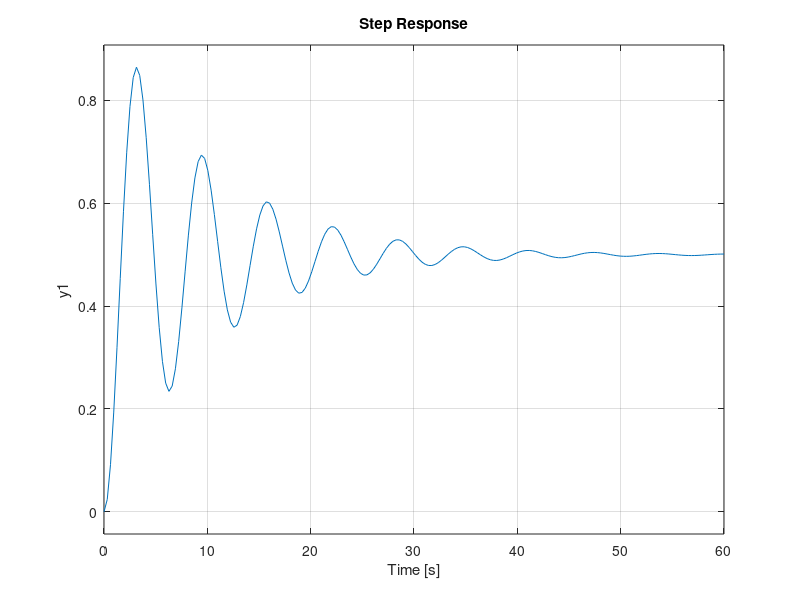
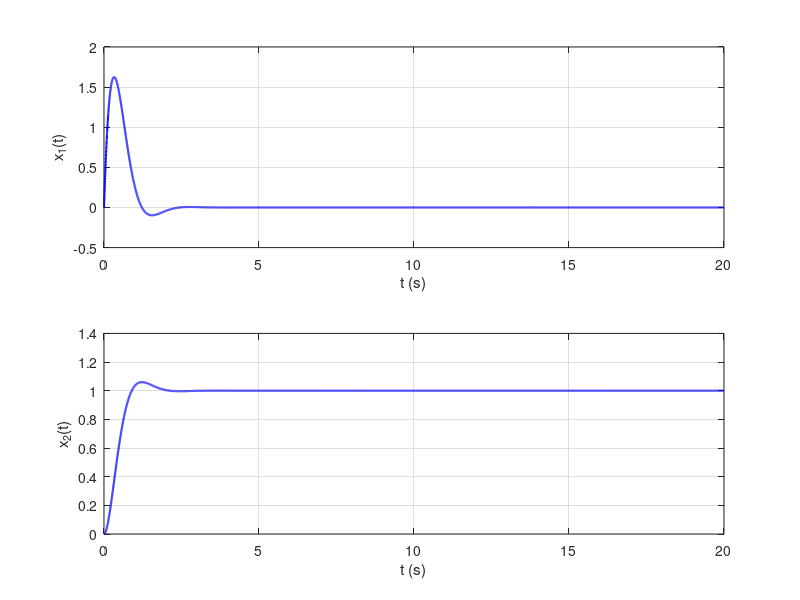
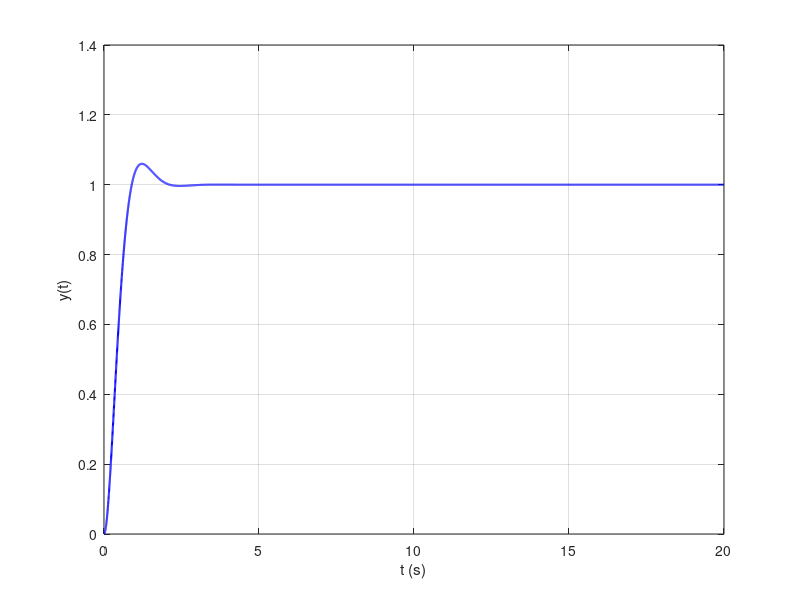

Source code (MATLAB) for these figures, in order:
close all
clc
clear all

A = [-0.2 -1; 1 0];
B = [0.5;0];
C = [0 1];
D = 0;

x0 = [0;0];
damp(A);
sys = ss(A,B,C,D);
step(sys);

%asymptotically stable

M_r = ctrb(A,B);
rho_M = rank(M_r);

%Rho_M = 2; n = 2 hence reachable!

s_hat = 0.06;
t_s2 = 2;

zeta = abs(log(s_hat))/(sqrt(pi^2+(log(s_hat))^2));
wn = log((1/100)^(-1))/(zeta*t_s2);

lambda_1 = -zeta*wn+j*wn*sqrt(1-zeta^2);
lambda_2 = -zeta*wn-j*wn*sqrt(1-zeta^2);

lambda_des = [lambda_1 lambda_2];

K = place(A,B,lambda_des);

A_c = A-B*K;
B_c = B;
C_c = C;
D_c = D;
sys_N = ss(A_c,B_c,C_c,D_c);

N = 1/dcgain(sys_N);

sys_contr = ss(A-B*K,B*N,C,D);

t_sim = linspace(0,20,10000);
u_sim = ones(size(t_sim));

[y,t,x] = step(sys_contr,t_sim);

figure(2),subplot(211)
plot(t,x(:,1),'b','linew',1.5)
grid on, zoom on, xlabel('t (s)'), ylabel('x_1(t)')
subplot(212)
plot(t,x(:,2),'b','linew',1.5)
grid on, zoom on, xlabel('t (s)'), ylabel('x_2(t)')
figure(3), plot(t,y,'b','linew',1.5)
grid on, zoom on, xlabel('t (s)'), ylabel('y(t)')


